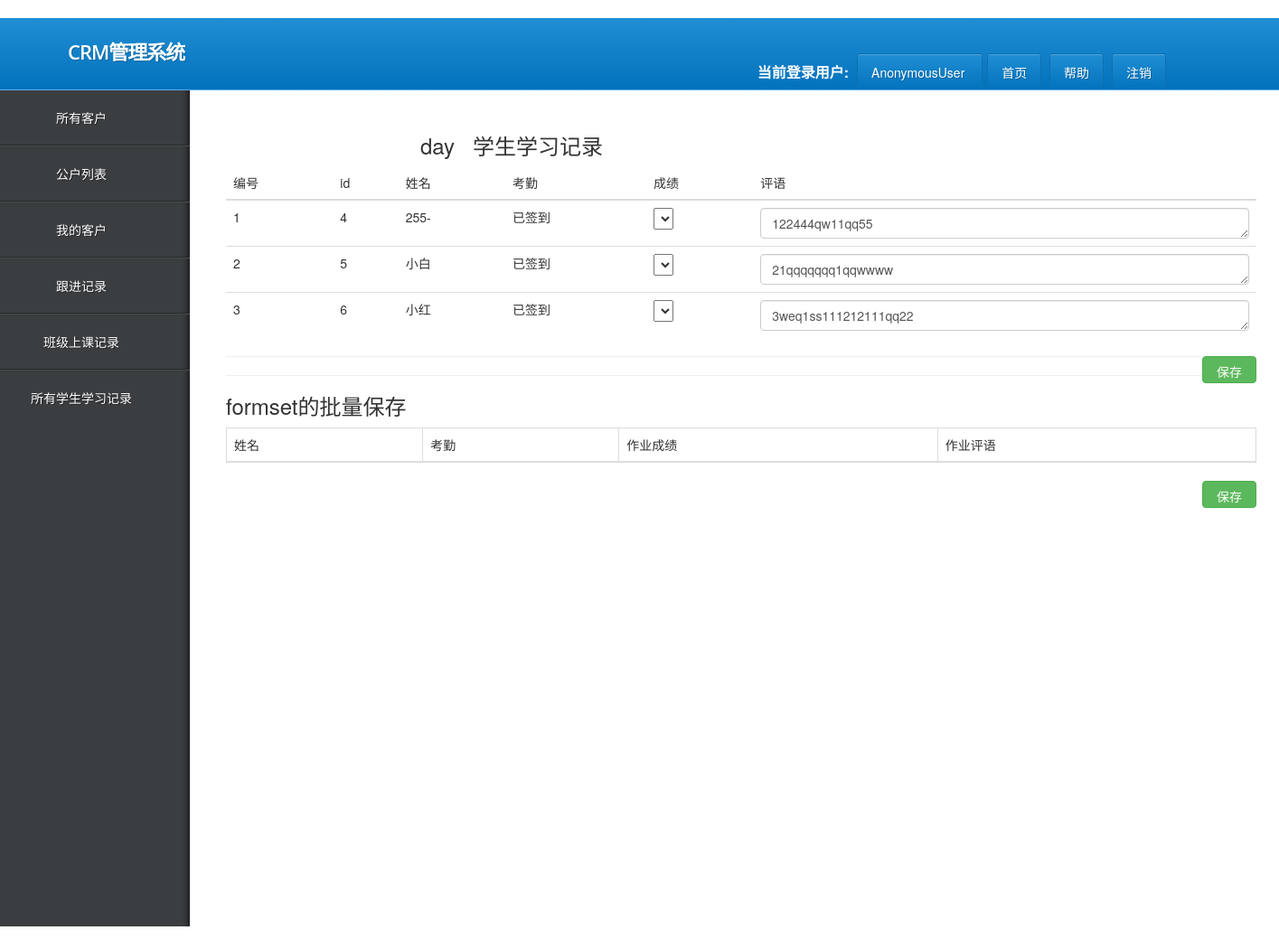
Page /all_student_study_record_list/ on the committed database.
### app01/models.py (models this page shows, shortened)
class StudentStudyRecord(models.Model):
    student = models.ForeignKey(verbose_name="学员", to='Student',on_delete=models.CASCADE)
    classstudyrecord = models.ForeignKey(verbose_name="第几天课程", to="ClassStudyRecord",on_delete=models.CASCADE)
    record_choices = (('checked', "已签到"),
                      ('vacate', "请假"),
                      ('late', "迟到"),
                      ('noshow', "缺勤"),
                      ('leave_early', "早退"),
                      )
    record = models.CharField("上课纪录", choices=record_choices, default="checked", max_length=64)
    score_choices = ((100, 'A+'),
                     (90, 'A'),
                     (85, 'B+'),
                     (80, 'B'),
                     (70, 'B-'),
                     (60, 'C+'),
                     (50, 'C'),
                     (40, 'C-'),
                     (0, ' D'),
                     (-1, 'N/A'),
                     (-100, 'COPY'),
                     (-1000, 'FAIL'),
                     )
    score = models.IntegerField("本节成绩", choices=score_choices, default=-1)
    homework_note = models.CharField(verbose_name='作业评语', max_length=255, blank=True, null=True)
    note = models.CharField(verbose_name="备注", max_length=255, blank=True, null=True)
    homework = models.FileField(verbose_name='作业文件', blank=True, null=True, default=None)
    stu_memo = models.TextField(verbose_name='学员备注', blank=True, null=True)
    date = models.DateTimeField(verbose_name='提交作业日期', auto_now_add=True)
    class Meta:
        unique_together=["student","classstudyrecord"]

class Student(models.Model):
    customer = models.OneToOneField(verbose_name='客户信息', to='Customer',on_delete=models.CASCADE,null=True,blank=True)
    class_list = models.ManyToManyField(verbose_name="已报班级", to='ClassList', blank=True)
    emergency_contract = models.CharField(max_length=32, blank=True, null=True, verbose_name='紧急联系人')
    company = models.CharField(verbose_name='公司', max_length=128, blank=True, null=True)
    location = models.CharField(max_length=64, verbose_name='所在区域', blank=True, null=True)
    position = models.CharField(verbose_name='岗位', max_length=64, blank=True, null=True)
    salary = models.IntegerField(verbose_name='薪资', blank=True, null=True)
    welfare = models.CharField(verbose_name='福利', max_length=256, blank=True, null=True)
    date = models.DateField(verbose_name='入职时间', help_text='格式yyyy-mm-dd', blank=True, null=True)
    memo = models.CharField(verbose_name='备注', max_length=256, blank=True, null=True)
    def __str__(self):
        return self.customer.name

class Customer(models.Model):
    qq = models.CharField('QQ', max_length=64, unique=True, help_text='QQ号必须唯一')
    qq_name = models.CharField('QQ昵称', max_length=64, blank=True, null=True)
    name = models.CharField('姓名', max_length=32, blank=True, null=True, help_text='学员报名后，请改为真实姓名',default="")
    sex_type = (('male', '男'), ('female', '女'))
    sex = models.CharField("性别", choices=sex_type, max_length=16, default='male', blank=True, null=True)
    birthday = models.DateField('出生日期', default=None, help_text="格式yyyy-mm-dd", blank=True, null=True)
    phone = models.CharField('手机号', max_length=128,blank=True, null=True)
    source = models.CharField('客户来源', max_length=64, choices=source_type, default='qq')
    introduce_from = models.ForeignKey('Customer', verbose_name="转介绍自学员", blank=True, null=True,on_delete=models.CASCADE)
    course = MultiSelectField("咨询课程", choices=course_choices,null=True,blank=True)
    class_type = models.CharField("班级类型", max_length=64, choices=class_type_choices, default='fulltime')
    customer_note = models.TextField("客户备注", blank=True, null=True, )
    status = models.CharField("状态", choices=enroll_status_choices, max_length=64, default="unregistered",
                              help_text="选择客户此时的状态")
    date = models.DateTimeField("咨询日期", auto_now_add=True)
    last_consult_date = models.DateField("最后跟进日期", auto_now_add=True)
    next_date = models.DateField("预计再次跟进时间", blank=True, null=True)
    consultant = models.ForeignKey('UserInfo', verbose_name="销售", related_name='customers', blank=True, null=True,on_delete=models.CASCADE )
    class_list = models.ManyToManyField('ClassList', verbose_name="已报班级",null=True,blank=True)
    deal_date = models.DateField("成交日期",null=True,blank=True)

### app01/views.py (the view)
# urls.py: url(r'^all_student_study_record_list/$', views.all_student_study_record_list),
def all_student_study_record_list(request):
    all_student_study_record_list = StudentStudyRecord.objects.all()
    return render(request, 'students/all_student_study_record_list.html', locals())

### templates/students/all_student_study_record_list.html (shortened to what this page needs)
{% extends 'customers/base.html' %}
{% block content %}
    <h3 style="margin-left: 230px">{{ cls_sud_record_obj.class_obj }} day{{ cls_sud_record_obj.day_num }}&nbsp&nbsp
        学生学习记录</h3>
    <div class="container">
        <div class="row">
            <div class="col-md-12">
                <form action="" method="post">
                    <table class="table table-hover">
                        <thead>
                        <tr>
                            <th>编号</th>
                            <th>id</th>
                            <th>姓名</th>
                            <th>考勤</th>
                            <th>成绩</th>
                            <th>评语</th>
                        </tr>
                        </thead>
                        <tbody>
                        {% for all_student_study_record in all_student_study_record_list %}
                            <tr>
                                <td>{{ forloop.counter }}</td>
                                <td>{{ all_student_study_record.pk }}</td>
                                <td>{{ all_student_study_record.student }}</td>
                                <td>{{ all_student_study_record.get_record_display }}</td>
                                <td>
                                    <select name="score__{{ all_student_study_record.pk }}" id="">
                                    </select>
                                </td>
                                <td>
                                    <textarea name="homework_note__{{ all_student_study_record.pk }}" id="" cols="20" rows="1"
                                              class="form-control">{{ all_student_study_record.homework_note|default:"" }}</textarea>
                                </td>
                            </tr>
                        {% endfor %}
                        </tbody>
                    </table>
                    <input type="submit" class="btn btn-success small" style="height: 30px;width:60px;float: right"
                           value="保存">
                </form>
                <hr>
                <hr>
                <h3> formset的批量保存 </h3>
                <form method="post" action="">
                    <table class="table table-bordered">
                        <thead>
                        <tr>
                            <th>姓名</th>
                            <th>考勤</th>
                            <th>作业成绩</th>
                            <th>作业评语</th>
                        </tr>
                        </thead>
                    </table>
                    <input type="submit" class="btn btn-success small" style="height: 30px;width:60px;float: right"
                           value="保存">
                </form>
            </div>
        </div>
    </div>
{% endblock %}

### static/my_login_page/css/style.css (style rules this page uses)
* { filter: none; }
html, body, div, span, applet, object, iframe, h1, h2, h3, h4, h5, h6, p, blockquote, pre, a, abbr, acronym, address, big, cite, code, del, dfn, em, img, ins, kbd, q, s, samp, small, strike, strong, sub, sup, tt, var, b, u, i, center, dl, dt, dd, ol, ul, li, fieldset, form, label, legend, table, caption, tbody, tfoot, thead, tr, th, td, article, aside, canvas, details, embed, figure, figcaption, footer, header, hgroup, menu, nav, output, ruby, section, summary, time, mark, audio, video { margin: 0; padding: 0; border: 0; font-size: 100%; font: inherit; vertical-align: baseline; }
body { line-height: 1; }
table { border-collapse: collapse; border-spacing: 0; }
html { height: 100%; }
body { margin:0; padding: 0; height: 100%; font-family: arial; font-size: 12px; background: #f7f7f7; overflow-x: hidden; color: #3B3E40; }
input[type="text"], input[type="email"], input[type="search"], input[type="password"], textarea { -webkit-appearance: none; background: #fff; }
input, textarea { padding:10px; font-size: 12px; font-family: Arial; color:#606060; border:1px solid #e3e3e3; background: #fff; width: 100%; margin: 0 0 15px 0; border-radius:3px; -webkit-border-radius:3px; -moz-border-radius:3px; box-sizing: border-box; -webkit-box-sizing: border-box; -moz-box-sizing: border-box; }

### rows in the picture
StudentStudyRecord: pk "4", student "255-", record "已签到", pk "122444qw11qq55"
StudentStudyRecord: pk "5", student "小白", record "已签到", pk "21qqqqqqq1qqwwww"
StudentStudyRecord: pk "6", student "小红", record "已签到", pk "3weq1ss111212111qq22"

### other values in the picture
{{ request.user }} "AnonymousUser"
